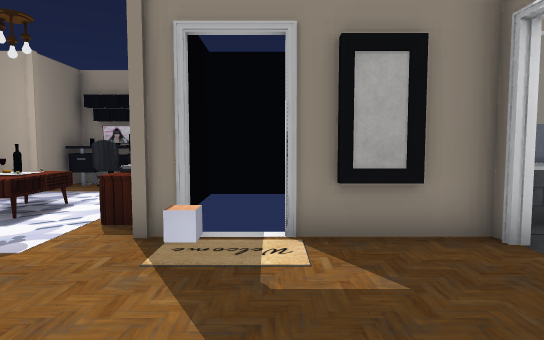
[1] (above)

21 first-person views from a walk through a 3-D level made in the Unity game engine. The camera is 1.3 m above the floor, tilts 4° down and sees 75° across. Doors are open. The floor is counted in squares, 1 m on a side. Each view is taken from the middle of a square. On the plan, view 1 faces up. The plan holds only what a view shows up to about 15 squares ahead; the rest is blank. Some surface patterns are stand-ins.

[2]
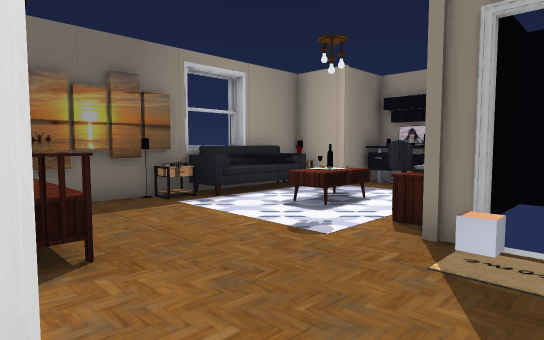

[3]
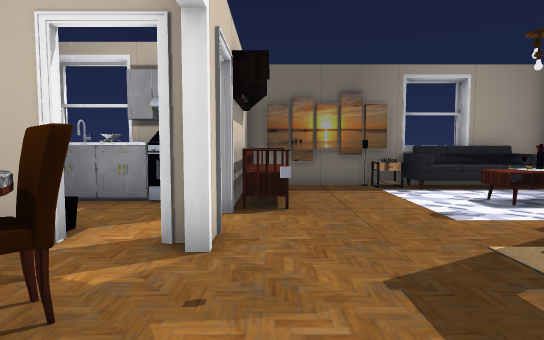

[4]
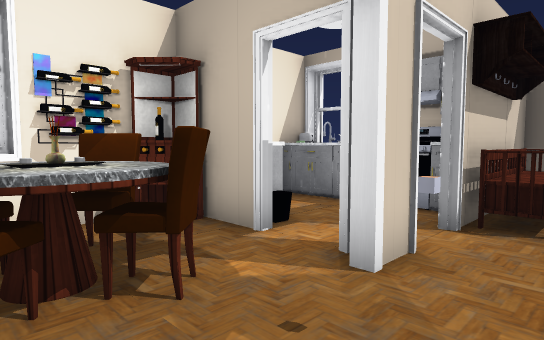

[5]
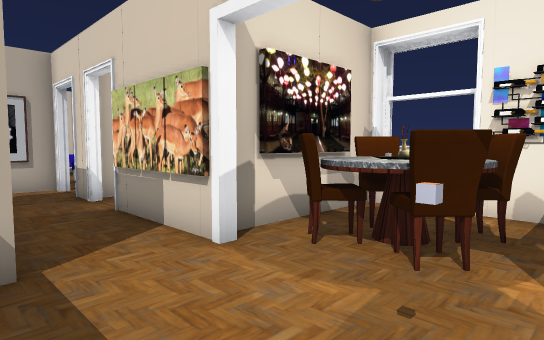

[6]
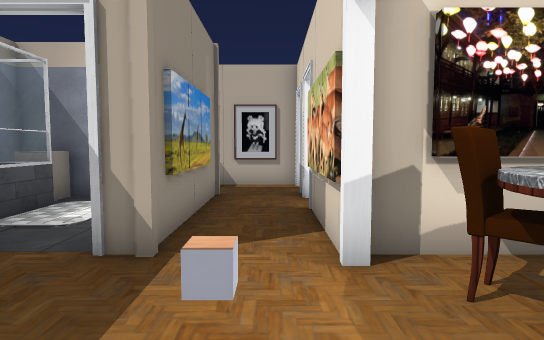

[7]
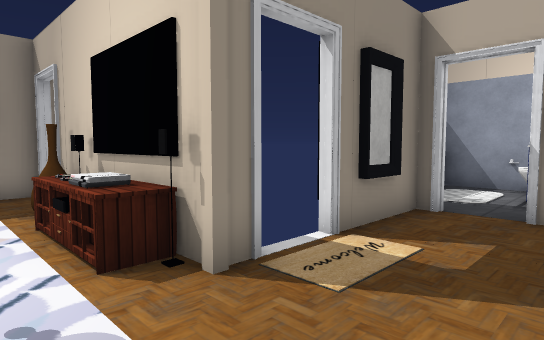

[8]
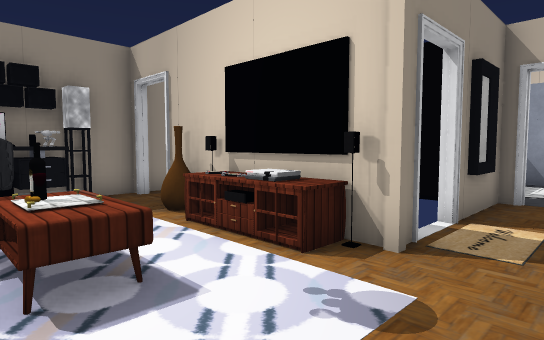

[9]
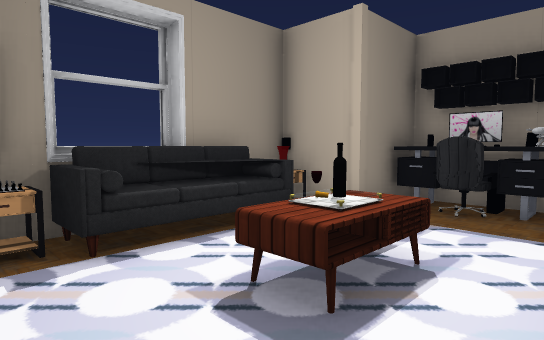

[10]
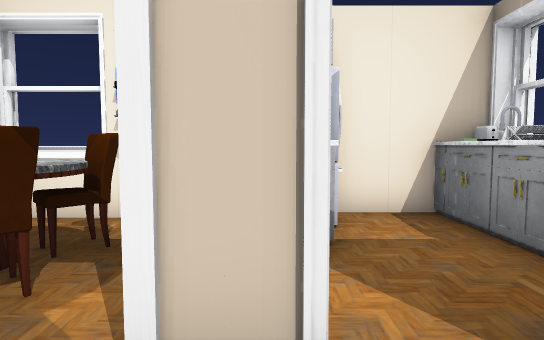

[11]
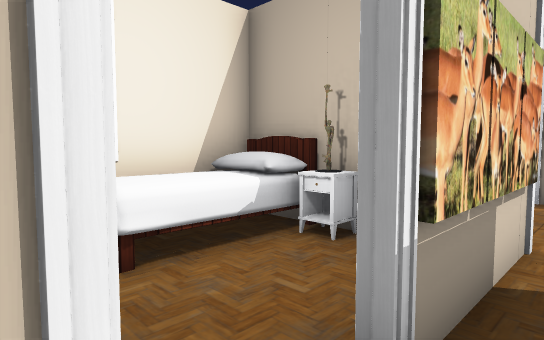

[12]
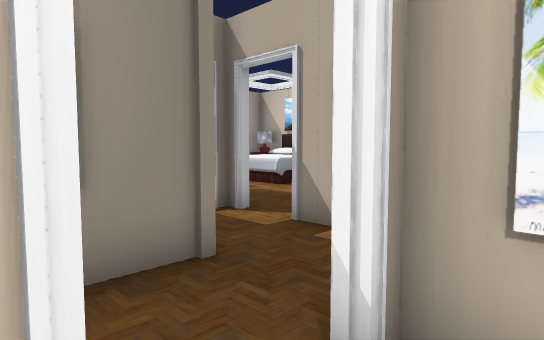

[13]
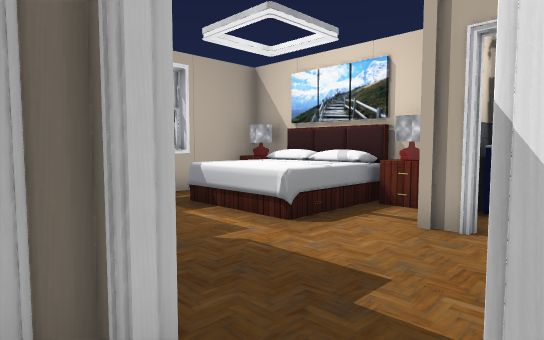

[14]
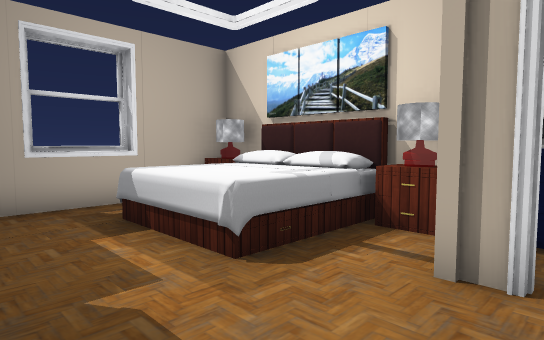

[15]
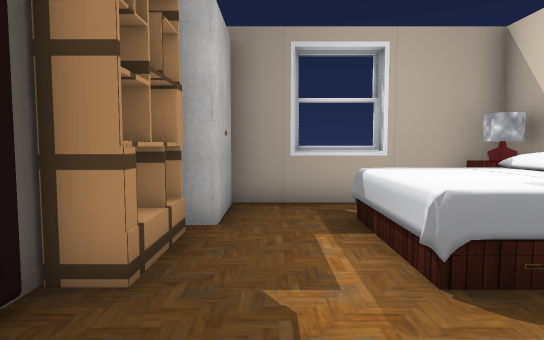

[16]
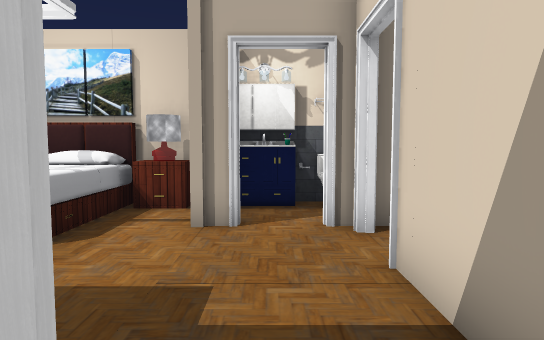

[17]
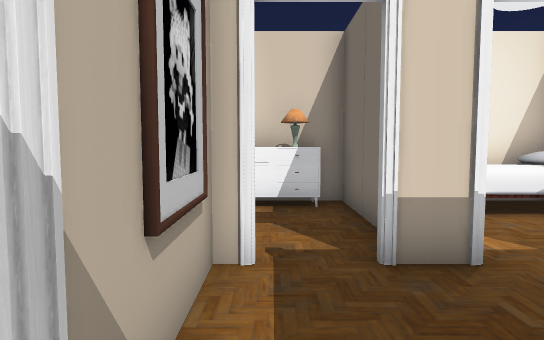

[18]
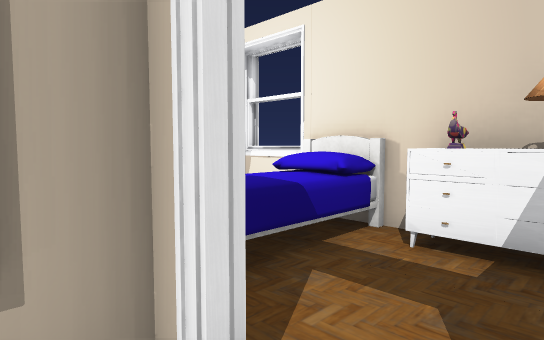

[19]
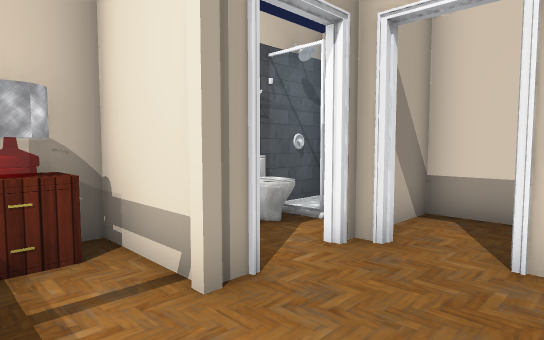

[20]
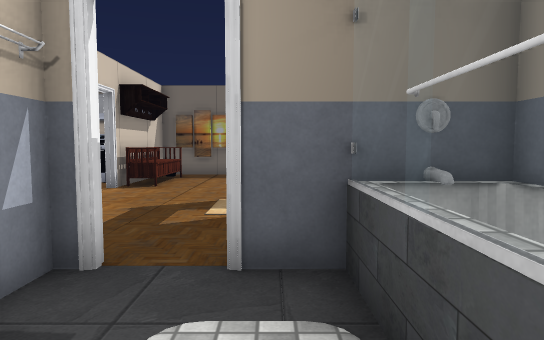

[21]
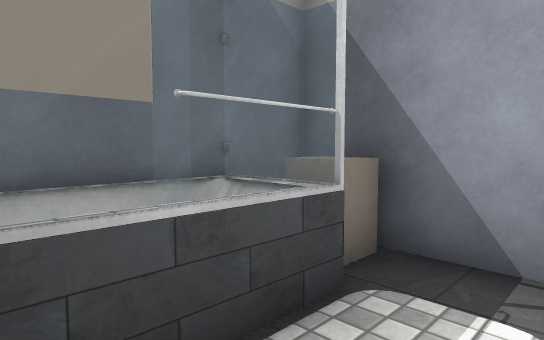

### Floor plan
Points are (right, up) in squares from view 1. A wall is a line through its corners. A room is listed if a view was taken in it or the views show most of it. See-through windows are left out.
Room 1 (views 1, 2, 4, 5, 6, 7, 8, 9, 10)
walls: (-1.8, 5.4) (-1.8, 6.5); (-1.1, 5) (-1.6, 5); (-2.4, 0.2) (-1.1, 0.2); (-8.4, 4.8) (-8.4, 0.8); (-1.8, 9.4) (-1.8, 10.6); (-8.6, 5.8) (-8.6, 0.2) (-3.7, 0.2) (-3.7, -0.1); (-2, -1.8) (-1.7, -1.8) (-1.7, -2.5); (-5.1, -1.8) (-5.1, -4.9); (3.4, 4.5) (3.1, 4.5) (3.1, 5) (0.1, 5); (-8.9, 7.5) (-8.9, 5.4); (-3, 12) (-3.5, 12); (-8.6, 10) (-8.6, 7.5); (3.1, -1.6) (3.1, -0.1); (-1, 12.5) (-6.6, 12.5) (-6.6, 10.4); (0.4, -4.3) (3.6, -4.3); (-5.5, -4.8) (-3.3, -4.8); (1.4, -4.6) (2.6, -4.6); (3.1, -4.6) (3.1, -2.6)
ways out: opening at (3.5, 1.5) to room 2; open door at (3, 4) to room 2; open door at (-2, 11.5); open door at (-0.5, 5)
objects: other object (-8, 4); other object (-8, 5); other object (-8, 6) to (-7, 8); other object (-8, 10); other object (-7, 1) to (-4, 1); other object (-7, 6); other object (-7, 9); other object (-7, 10); other object (-6, 11) to (-5, 11); other object (-6, 11) to (-4, 12); other object (-5, 6); other object (-5, 7); other object (-5, 8); other object (-4, 12); other object (-3, -4) to (-2, -4); other object (-3, 5); other object (-3, 6) to (-3, 7); other object (-3, 8) to (-2, 8); other object (-3, 9); other object (-2, -3); other object (-2, 5); other object (-2, 7); other object (-2, 9); other object (-1, -4) to (-1, -3); other object (0, -4); other object (0, -3) to (1, -2); other object (0, -1); other object (1, -2); other object (2, -3) to (2, -2); other object (2, -1); other object (3, 3)
Room 2 (views 3, 11, 13, 16, 17, 18, 20, 21)
walls: (8.4, 2.5) (7.4, 2.5); (5.4, 2.5) (3.5, 2.5); (8.1, 4.4) (8.1, 5.5); (6.5, 5.8) (3.3, 5.8); (7.6, 0.2) (8.9, 0.2); (5.4, 0.2) (6.4, 0.2); (3.5, 2.7) (4.1, 2.7); (10.6, 5) (10.1, 5); (10.1, 0.2) (10.6, 0.2) (10.6, 3.3); (3.4, 6) (3.4, 4.5); (2.6, 0.2) (3.6, 0.2)
ways out: opening at (3.5, 1.5) to room 1; open door at (3, 4) to room 1; open door at (7, 0) to room 3; open door at (11, 4) to room 4; open door at (9.5, 0); open door at (9.5, 5)
objects: other object (5, 2); other object (6, 2); other object (7, 3) to (7, 4); other object (8, 2)
Room 3 (view 12)
walls: (3.4, -2.4) (3.4, -4.4); (3.1, -2.6) (3.1, -1.6); (8.1, -0.1) (7.6, -0.1)
ways out: open door at (7, 0) to room 2
objects: other object (4, -4) to (7, -3); other object (4, -2); other object (4, 0)
Room 4 (views 14, 15, 19)
walls: (10.9, 7.4) (10.9, 6.9); (16.4, 5.2) (18.1, 5.2) (18.1, 7.3); (15.6, 12.3) (13.5, 12.3); (15.6, 3.1) (16, 3.1); (18.1, 11.4) (18.1, 12) (12, 12); (15.1, 2.7) (15.6, 2.7); (11.6, 2.7) (13.9, 2.7)
ways out: open door at (11, 4) to room 2; open door at (14.5, 3); open door at (16, 4)
objects: other object (11, 6); other object (11, 8) to (12, 9); other object (15, 7) to (18, 10); other object (16, 5); other object (17, 6) to (18, 7); other object (17, 11) to (18, 11)

Where each view was taken, in squares from view 1:
view 1: 0 up, 0 right, facing up
view 2: 0 up, 0 right, facing up-left
view 3: 1 up, 3 right, facing left
view 4: 2 up, 2 right, facing down-left
view 5: 3 up, 1 left, facing down-right
view 6: 1 up, 1 left, facing right
view 7: 2 up, 4 left, facing up-right
view 8: 3 up, 6 left, facing up-right
view 9: 4 up, 3 left, facing up-left
view 10: 2 up, 2 left, facing down
view 11: 1 up, 8 right, facing down-left
view 12: 1 down, 6 right, facing up-right
view 13: 3 up, 10 right, facing up-right
view 14: 4 up, 12 right, facing up-right
view 15: 4 up, 13 right, facing up
view 16: 4 up, 10 right, facing right
view 17: 4 up, 10 right, facing down
view 18: 1 up, 9 right, facing down-right
view 19: 7 up, 13 right, facing down-right
view 20: 5 up, 7 right, facing left
view 21: 4 up, 4 right, facing up-right
